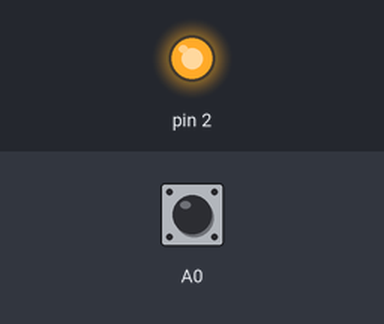
This program was run on a simulated SparkFun Pro Micro, built with avr-gcc and run on an emulated ATmega32U4. Shown: output pins drawn as LEDs (lit = HIGH). The test bench sets the inputs (shaded band); at power-on: A0 HIGH. USB keyboard and mouse output is not drawn.

Above: at 1.2 s.
1.3 s: A0 pulled LOW for 0.15 s
At 1.38 s:
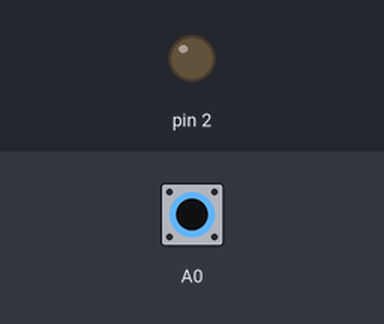
2.9 s: A0 pulled LOW for 3.2 s
At 6.7 s:
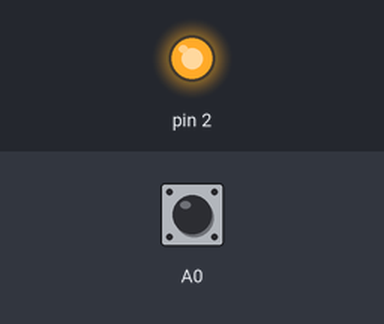
Timing chart, 0 to 8.2 s (numbered marks = the images above; inputs shaded):
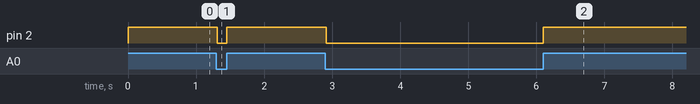

The program:

main.cpp
```cpp
/**
 * Created by Adly I. Ifkar
 * <adly.shadowbane@gmail.com>
 *
 * For ITEBA Physics Laboratory
 */

#include <Arduino.h>
#include <Keyboard.h>

double a;
double c;
bool shouldRead = true;
double lastRead = 0;

int passCount = 0;

void setup()
{
    Keyboard.begin();

    pinMode(A0, INPUT);
    pinMode(2, OUTPUT);
    digitalWrite(A0, HIGH);
}

double dotSeparator(double c)
{
    int wholeSecond = int(c) * 100;
    int calculated = c * 100;
    double removedSecond = (calculated - wholeSecond);
    double returnToDec = removedSecond / 100;

    if (wholeSecond != lastRead && lastRead > 0)
    {
        removedSecond = (calculated - lastRead);
        returnToDec = removedSecond / 100;
    }
    else
    {
        lastRead = wholeSecond;
    }

    return returnToDec;
}

void loop()
{

    if (passCount > 4)
    {
        passCount = 0;
        lastRead = 0;
        a = 0;
    }

    // debug LED
    if (shouldRead)
    {
        digitalWrite(2, HIGH);
    }
    else
    {
        digitalWrite(2, LOW);
    }

    a = millis();

    if (digitalRead(A0) == LOW)
    {
        if (shouldRead)
        {
            c = a / 1000;
            double calculatedVal = dotSeparator(c);
            int finalValue = calculatedVal * 1000;

            Keyboard.print(String(finalValue));
            Keyboard.println("");

            shouldRead = false;
            passCount++;
        }
    }
    else
    {
        shouldRead = true;
    }
}
```

Measured:
- after the input at 1.3 s, pin 2: HIGH → LOW at once, → HIGH 0.14 s later
- after the input at 2.9 s, pin 2: HIGH → LOW at once, → HIGH 3.2 s later
